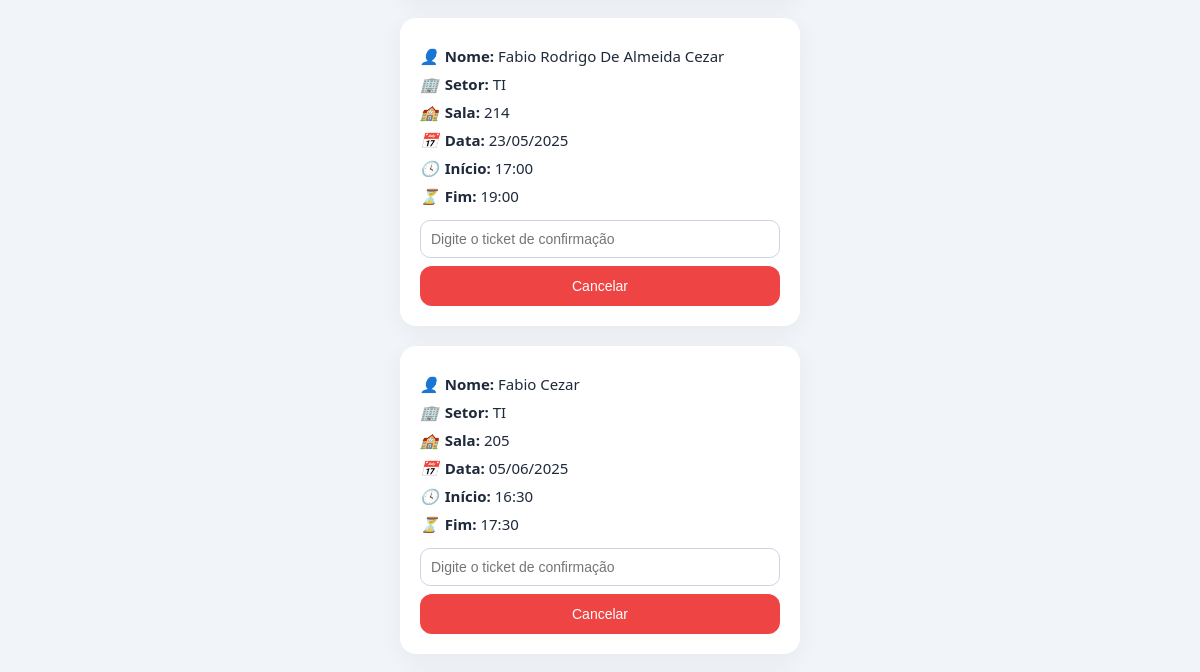
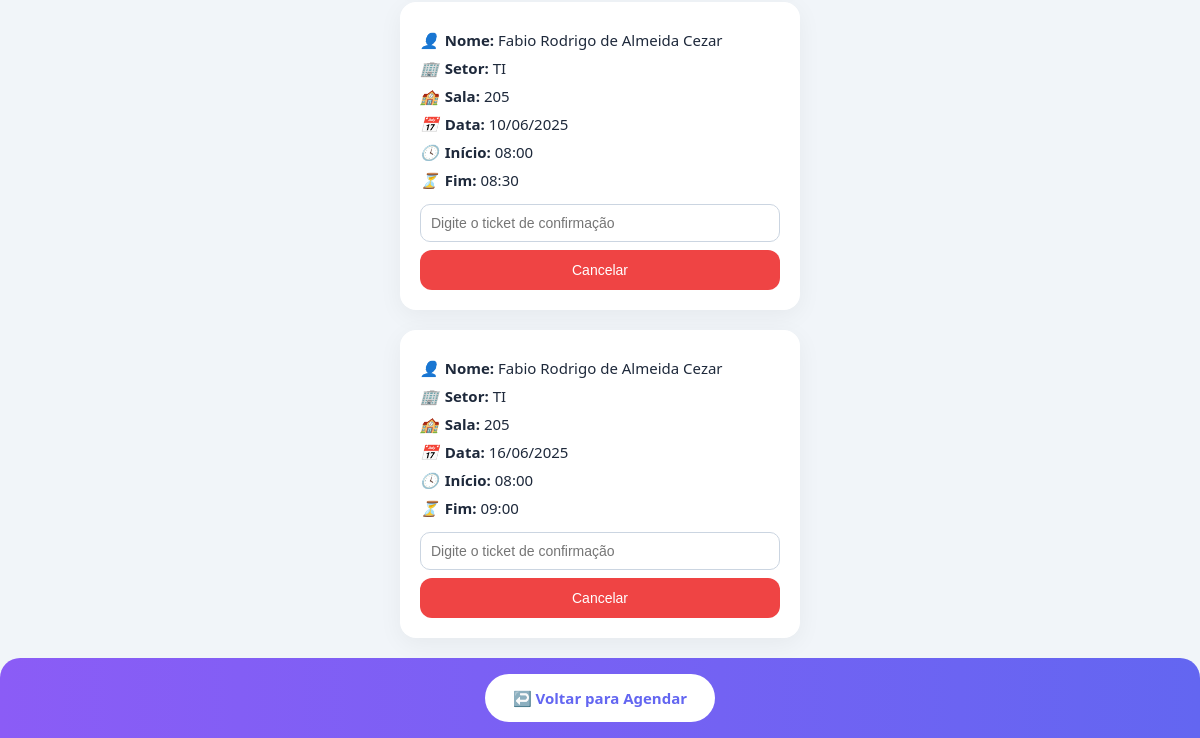
The page /meus-agendamentos (lower part) on the database as committed earlier (2 pictures, top to bottom).
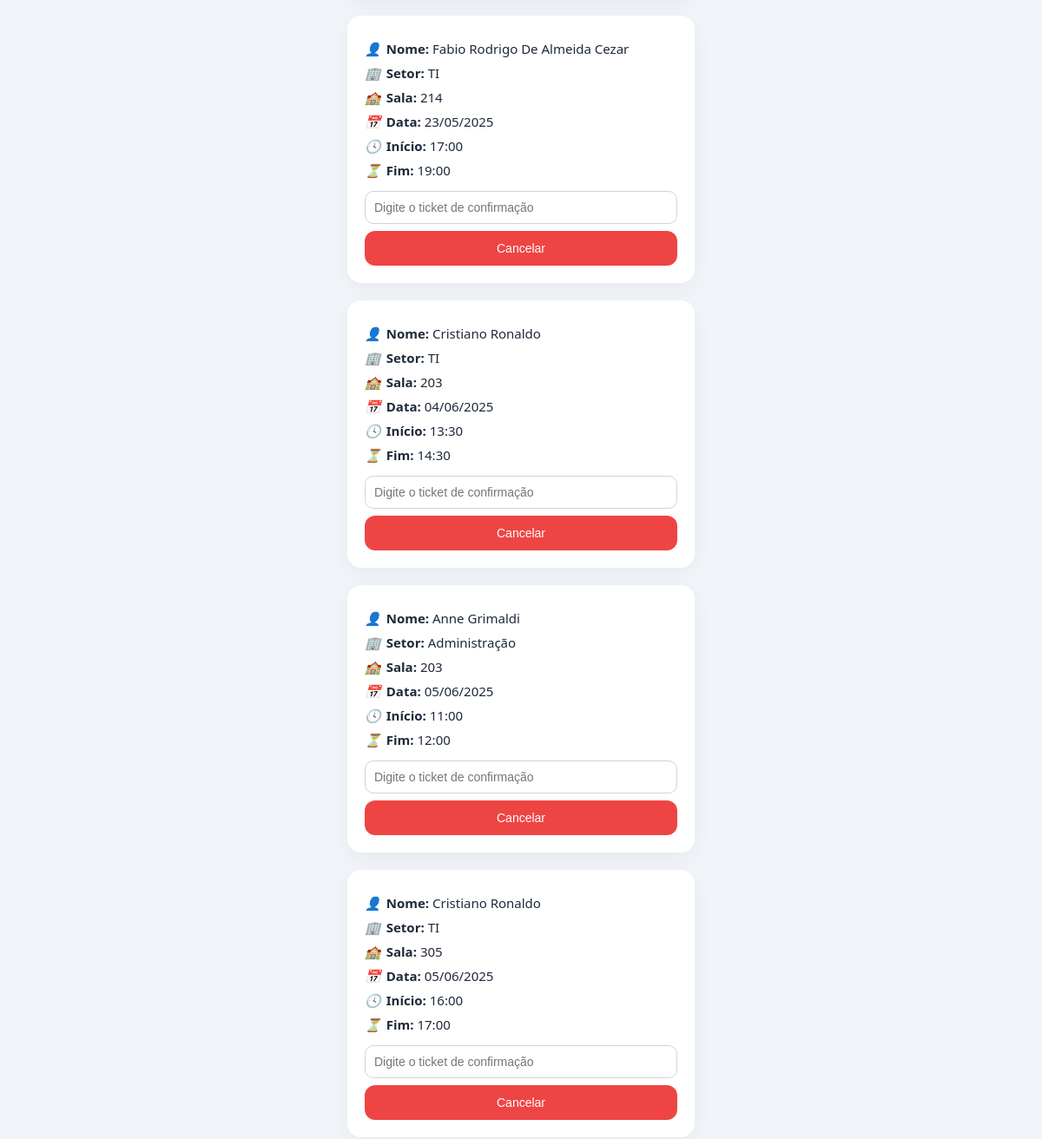
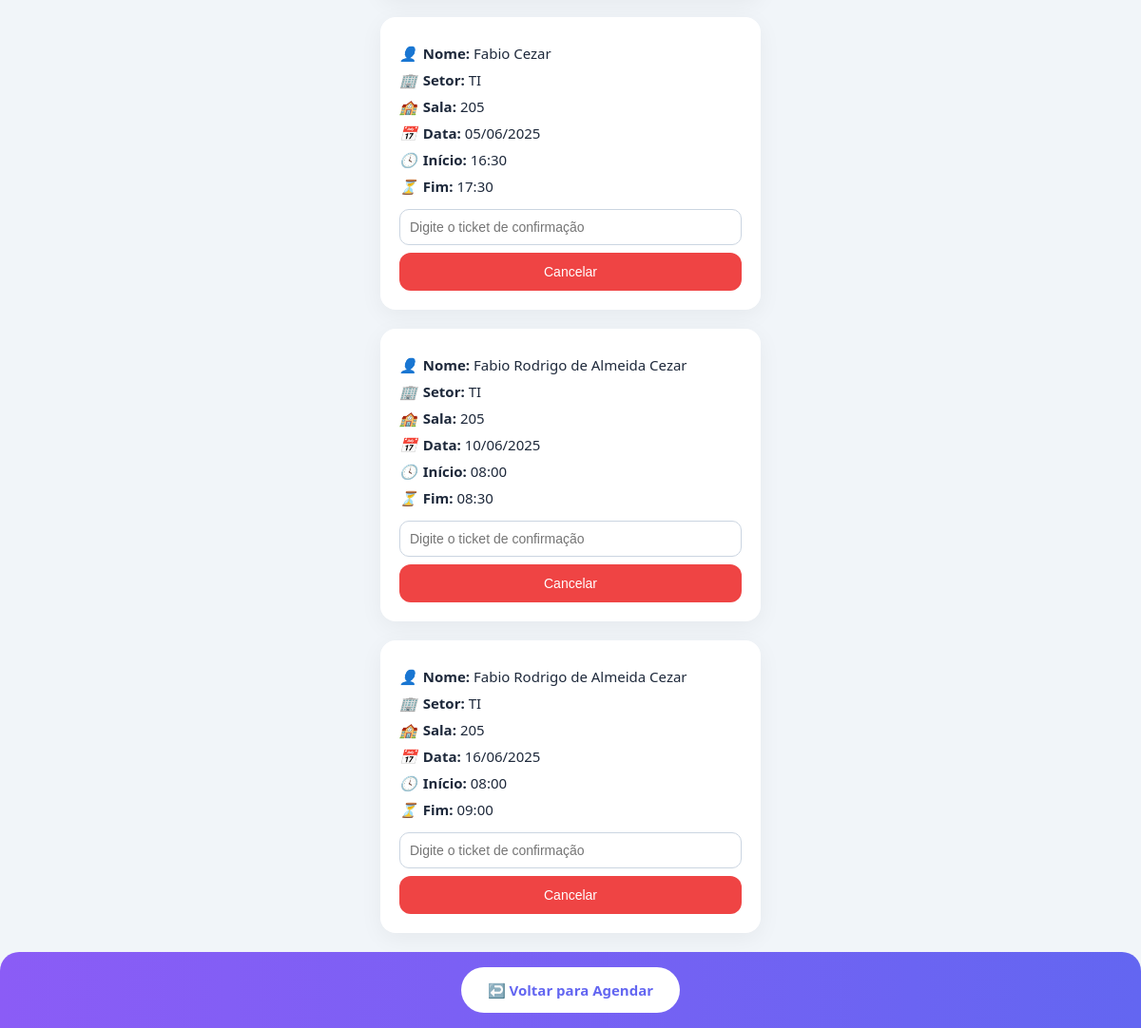
The same page on the database as committed later (2 pictures, top to bottom).
### app/agendamento.py (models this page shows)
class Agendamento(db.Model):
    id = db.Column(db.Integer, primary_key=True)
    nome = db.Column(db.String(100), nullable=False)
    telefone = db.Column(db.String(20), nullable=False)
    setor = db.Column(db.String(100), nullable=False)
    sala = db.Column(db.String(10), nullable=False)
    data = db.Column(db.String(10), nullable=False)
    inicio = db.Column(db.DateTime, nullable=False)
    fim = db.Column(db.DateTime, nullable=False)
    ticket = db.Column(db.String(12), unique=True, nullable=False, default=lambda: uuid.uuid4().hex[:8])

### app/agendamento.py (the view, shortened to what this page needs)
@app.route("/meus-agendamentos")
def meus_agendamentos():
    nome = request.args.get("nome", "").strip()
    data = request.args.get("data", "").strip()
    agendamentos = []
    if nome and data:
        try:
            data_dt = datetime.strptime(data, "%Y-%m-%d")
            agendamentos = Agendamento.query.filter(
                Agendamento.nome.ilike(f"%{nome}%"),
                Agendamento.data == data
            ).order_by(Agendamento.data, Agendamento.inicio).all()
            data_formatada = data_dt.strftime("%d/%m/%Y")
        except ValueError:
            data_formatada = ""
    elif nome:
        agendamentos = Agendamento.query.filter(
            Agendamento.nome.ilike(f"%{nome}%")
        ).order_by(Agendamento.data, Agendamento.inicio).all()
        data_formatada = ""
    else:
        agendamentos = Agendamento.query.order_by(Agendamento.data, Agendamento.inicio).all()
        data_formatada = ""
    for a in agendamentos:
        try:
            a.data_formatada = datetime.strptime(a.data, "%Y-%m-%d").strftime("%d/%m/%Y")
        except ValueError:
            a.data_formatada = a.data
    return render_template("meus_agendamentos.html", agendamentos=agendamentos, data_formatada=data_formatada)

### app/agendamento.py (called while the page is built)
@app.after_request
def add_header(response):
    response.headers["Cache-Control"] = "no-store, no-cache, must-revalidate, max-age=0"
    return response

### app/templates/meus_agendamentos.html (shortened to what this page needs)
<!DOCTYPE html>
<html lang="pt-BR">
<head>
  <link href="https://cdn.jsdelivr.net/npm/flatpickr/dist/flatpickr.min.css" rel="stylesheet">
  <link href="https://cdn.jsdelivr.net/npm/flatpickr/dist/themes/airbnb.css" rel="stylesheet">
</head>
<body>
  {% if agendamentos %}
    {% for a in agendamentos %}
      <div class="card" data-nome="{{ a.nome|lower }}">
        <p><i>👤</i><strong>Nome:</strong> {{ a.nome }}</p>
        <p><i>🏢</i><strong>Setor:</strong> {{ a.setor }}</p>
        <p><i>🏫</i><strong>Sala:</strong> {{ a.sala }}</p>
        <p><i>📅</i><strong>Data:</strong> {{ a.data_formatada }}</p>
        <p><i>🕓</i><strong>Início:</strong> {{ a.inicio.strftime('%H:%M') }}</p>
        <p><i>⏳</i><strong>Fim:</strong> {{ a.fim.strftime('%H:%M') }}</p>
        <form method="POST" action="{{ url_for('cancelar_por_ticket', id=a.id) }}">
          <input type="text" name="ticket" placeholder="Digite o ticket de confirmação" required>
          <button type="submit">Cancelar</button>
        </form>
      </div>
    {% endfor %}
  {% else %}
    <p style="color: #475569; margin-top: 60px;">Nenhum agendamento encontrado para esse nome.</p>
  {% endif %}
  <div class="bottom-bar">
    <a href="{{ url_for('agendar') }}">↩️ Voltar para Agendar</a>
  </div>
</body>
</html>

Rows that differ between the two databases and show on the page:
added Agendamento: nome "Cristiano Ronaldo", setor "TI", sala "203", data_formatada "04/06/2025", inicio "13:30", fim "14:30"
added Agendamento: nome "Anne Grimaldi", setor "Administração", sala "203", data_formatada "05/06/2025", inicio "11:00", fim "12:00"
added Agendamento: nome "Cristiano Ronaldo", setor "TI", sala "305", data_formatada "05/06/2025", inicio "16:00", fim "17:00"
